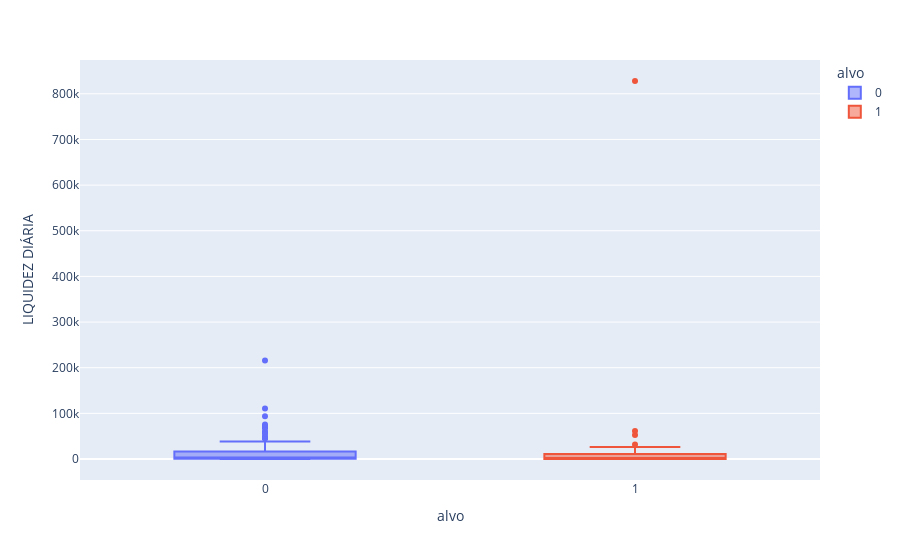

Source (notebook cell):
### Markdown cell above
## Liquidez diária

### Code cell
px.box(dfjoin,x='alvo',y='LIQUIDEZ DIÁRIA',color='alvo')

### Figure 1 — Plotly figure (JSON) as saved in the notebook; plotly's stock layout.template omitted (floating-point values rounded to 4 significant figures)
{"data": [{"alignmentgroup": "True", "hovertemplate": "alvo=%{x}<br>LIQUIDEZ DIÁRIA=%{y}<extra></extra>", "legendgroup": "0", "marker": {"color": "#636efa"}, "name": "0", "notched": false, "offsetgroup": "0", "orientation": "v", "showlegend": true, "type": "box", "x": [0, 0, 0, 0, 0, 0, 0, 0, 0, 0, 0, 0, 0, 0, 0, 0, 0, 0, 0, 0, 0, 0, 0, 0, 0, 0, 0, 0, 0, 0, 0, 0, 0, 0, 0, 0, 0, 0, 0, 0, 0, 0, 0, 0, 0, 0, 0, 0, 0, 0, 0, 0, 0, 0, 0, 0, 0, 0, 0, 0, 0, 0, 0, 0, 0, 0, 0, 0, 0, 0, 0, 0, 0, 0, 0, 0, 0, 0, 0, 0, 0, 0, 0, 0, 0, 0, 0, 0, 0, 0, 0, 0, 0, 0, 0, 0, 0, 0, 0, 0, 0, 0, 0, 0, 0, 0, 0, 0, 0, 0, 0, 0, 0, 0, 0, 0, 0, 0, 0, 0, 0, 0, 0, 0, 0], "x0": " ", "xaxis": "x", "y": [1906, 109, 9601, 2415, 323, 18529, 6085, 51091, 2722, 5814, 459, 5352, 72167, 6501, 1426, 2919, 1177, 14461, 2304, 182, 3536, 20, 1, 116, 94, 10, 3855, 545, 88, 886, 1285, 8982, 1118, 1814, 75618, 1624, 17, 3024, 12659, 3, 45259, 17213, 69594, 5165, 32397, 1743, 30110, 41, 70739, 3116, 1692, 1885, 59006, 7841, 70058, 4067, 24300, 17395, 45246, 37128, 131, 8625, 59596, 216030, null, 6168, 4273, 2102, 9182, 173, 48, 38556, 2149, 475, 80, 45, 786, 654, 100, 799, 1465, 1071, 650, 2017, 46067, 709, 23113, 370, 3959, 519, 14076, 239, 18, 11692, 16, 4413, 7402, 1833, 860, 56262, 22571, 330, 6012, 20777, 680, 7265, 3846, 191, 9524, 9524, 19648, 67500, 30342, 33475, 4657, 710, 11759, 1115, 412, 2, 214, 16018, 93908, 110536, 19332], "y0": " ", "yaxis": "y"}, {"alignmentgroup": "True", "hovertemplate": "alvo=%{x}<br>LIQUIDEZ DIÁRIA=%{y}<extra></extra>", "legendgroup": "1", "marker": {"color": "#EF553B"}, "name": "1", "notched": false, "offsetgroup": "1", "orientation": "v", "showlegend": true, "type": "box", "x": [1, 1, 1, 1, 1, 1, 1, 1, 1, 1, 1, 1, 1, 1, 1, 1, 1, 1, 1, 1, 1, 1, 1, 1, 1, 1], "x0": " ", "xaxis": "x", "y": [2, 823, 450, 1, 828056, 50, 154, 71, 653, 19, 133, 1390, 61438, 519, 26374, 104, 2022, 17714, 18, 10960, 52718, 66, 532, 827, 2307, 31728], "y0": " ", "yaxis": "y"}], "layout": {"boxmode": "overlay", "legend": {"title": {"text": "alvo"}, "tracegroupgap": 0}, "margin": {"t": 60}, "xaxis": {"anchor": "y", "categoryarray": [0, 1], "categoryorder": "array", "domain": [0, 1], "title": {"text": "alvo"}}, "yaxis": {"anchor": "x", "domain": [0, 1], "title": {"text": "LIQUIDEZ DIÁRIA"}}}}
